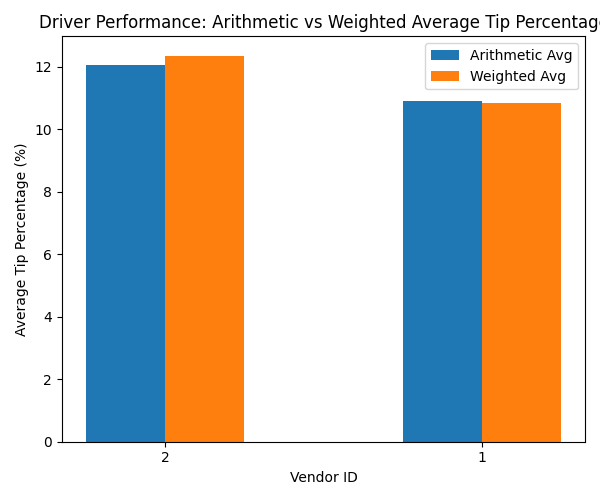

The script that drew this image:
import duckdb
import pandas as pd
import matplotlib.pyplot as plt

db_path = "data/db/yellow_tripdata.duckdb"

con = duckdb.connect(db_path)

df_avg = con.execute("""
SELECT vendor_id, avg_tip_percentage AS avg_percentage
FROM driver_performance_AVG
""").df()

df_pond = con.execute("""
SELECT vendor_id, avg_tip_percentage AS pond_percentage
FROM driver_performance_pond
""").df()

df_merge = pd.merge(df_avg, df_pond, on="vendor_id")

print("\nComparison between arithmetic and weighted averages:")
print(df_merge)

plt.figure(figsize=(6, 5))
x = range(len(df_merge))
width = 0.25

plt.bar([i - width/2 for i in x], df_merge["avg_percentage"], width=width, label="Arithmetic Avg")
plt.bar([i + width/2 for i in x], df_merge["pond_percentage"], width=width, label="Weighted Avg")


plt.xticks(x, df_merge["vendor_id"])
plt.xlabel("Vendor ID")
plt.ylabel("Average Tip Percentage (%)")
plt.title("Driver Performance: Arithmetic vs Weighted Average Tip Percentage")
plt.legend()
plt.tight_layout()

plt.show()
